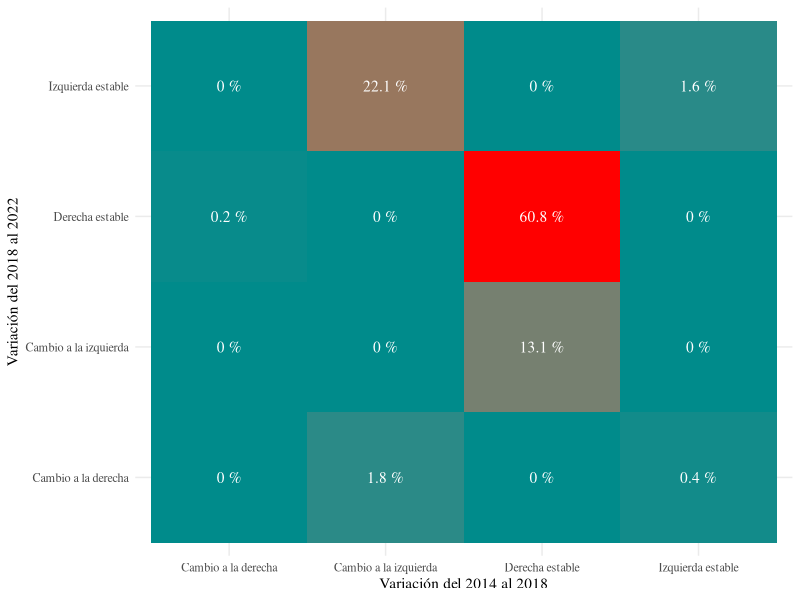
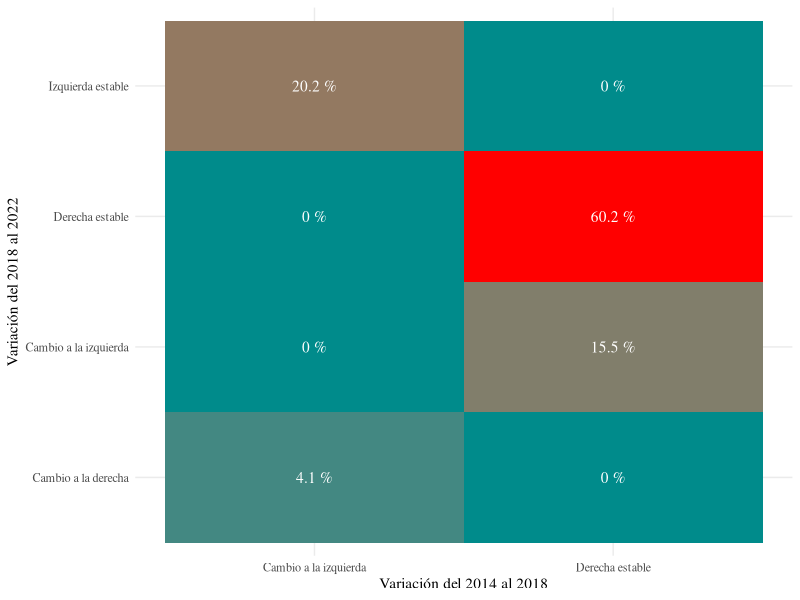
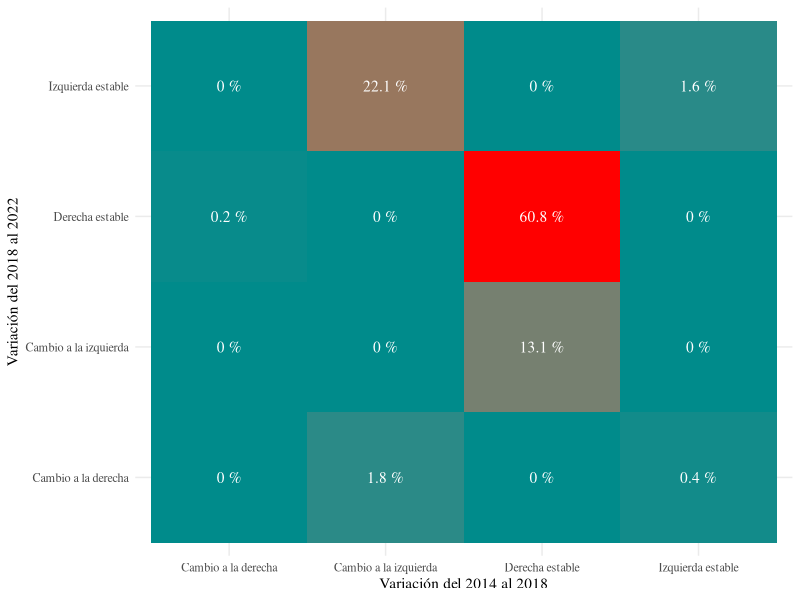
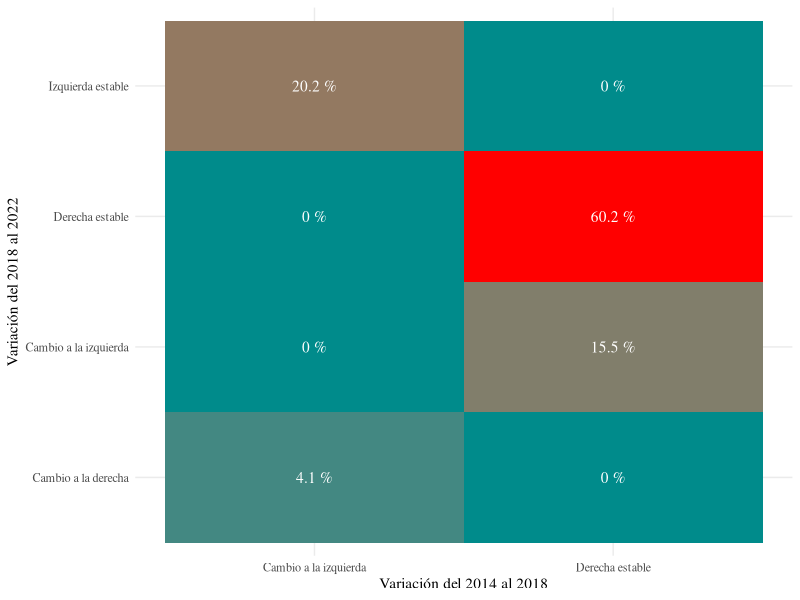

Recreate these plots in R, in order. (Note: this script raises an error after producing the figures.)
# Evolutions
library(dplyr)
library(ggplot2)


pr <- read.csv("00_some_data/02_political_flips_Colombia_2014_2018.csv")



table(pr$flip_2nd_14_18, pr$flip_2nd_18_22)



table(pr$flip_1st_14_18, pr$flip_1st_18_22) %>% as.data.frame() %>% 
  mutate(across(Var1:Var2, ~case_when(
    . == "flip to left"~"Cambio a la izquierda",
    . == "flip to right"~"Cambio a la derecha",
    . == "stable right"~"Derecha estable",
    T~"Izquierda estable")),
    Freq2 =paste0( (round(Freq/1122,3)*100)," %")) %>% 
  
  ggplot(aes(Var1, Var2, fill = Freq))+
  geom_tile()+
  scale_fill_gradient(low = "cyan4",high = "red")+
  theme_minimal()+
  labs(x = "Variación del 2014 al 2018", y = "Variación del 2018 al 2022")+
  geom_text(aes(label = Freq2), family = "serif", color = "white")+
  theme(text = element_text(family = "serif"),
        legend.position = "none")

ggsave("02_figures/03_flips_first_rounds.png",h=6,w=7)
  
table(pr$flip_2nd_14_18, pr$flip_2nd_18_22) %>% as.data.frame() %>% 
  mutate(across(Var1:Var2, ~case_when(
    . == "flip to left"~"Cambio a la izquierda",
    . == "flip to right"~"Cambio a la derecha",
    . == "stable right"~"Derecha estable",
    T~"Izquierda estable")),
    Freq2 =paste0( (round(Freq/1122,3)*100)," %")) %>% 
  
  ggplot(aes(Var1, Var2, fill = Freq))+
  geom_tile()+
  scale_fill_gradient(low = "cyan4",high = "red")+
  theme_minimal()+
  labs(x = "Variación del 2014 al 2018", y = "Variación del 2018 al 2022")+
  geom_text(aes(label = Freq2), family = "serif", color = "white")+
  theme(text = element_text(family = "serif"),
        legend.position = "none")

ggsave("02_figures/04_flips_second_rounds.png",h=6,w=7)
okas
